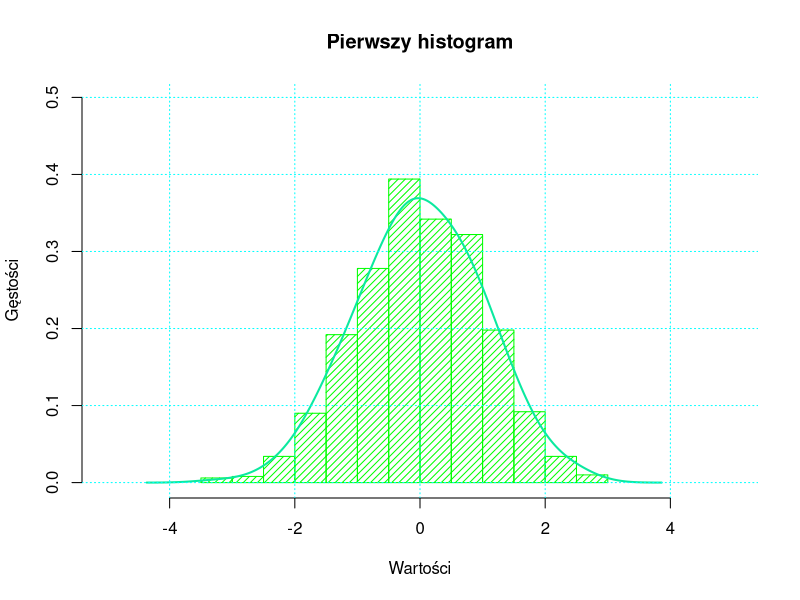
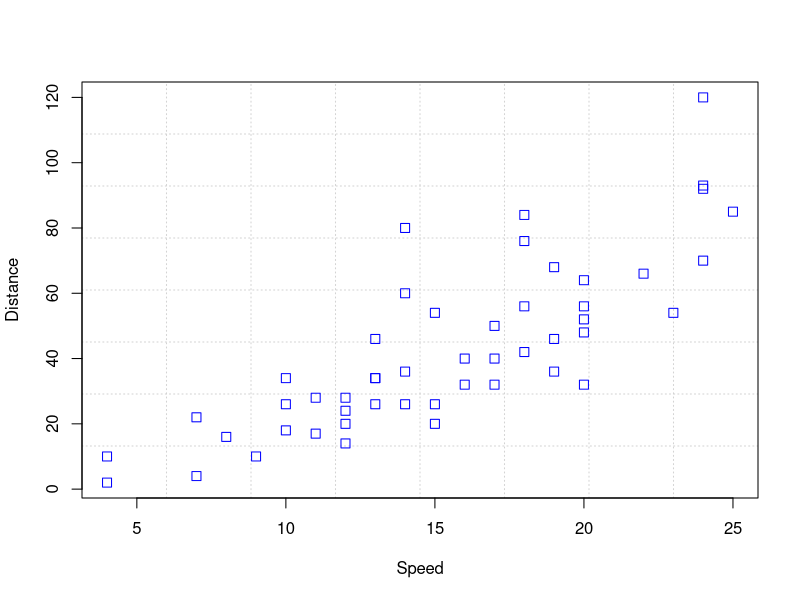
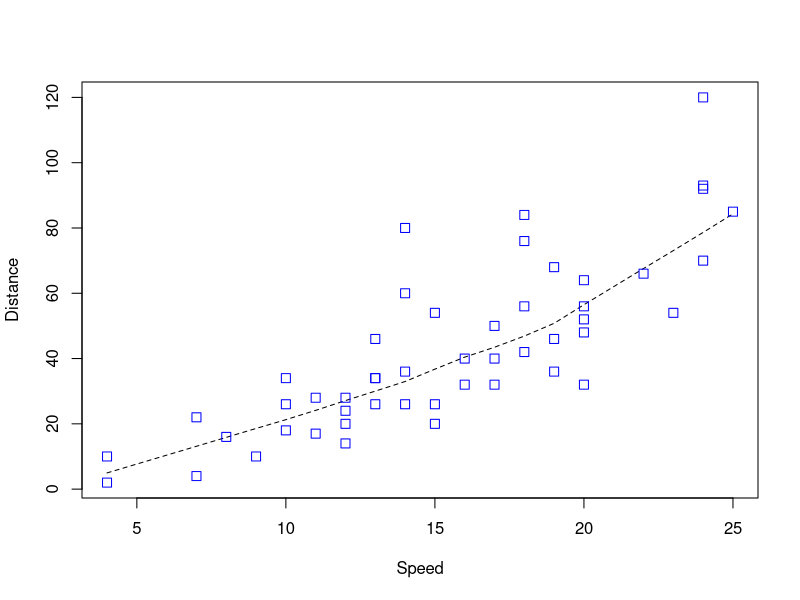
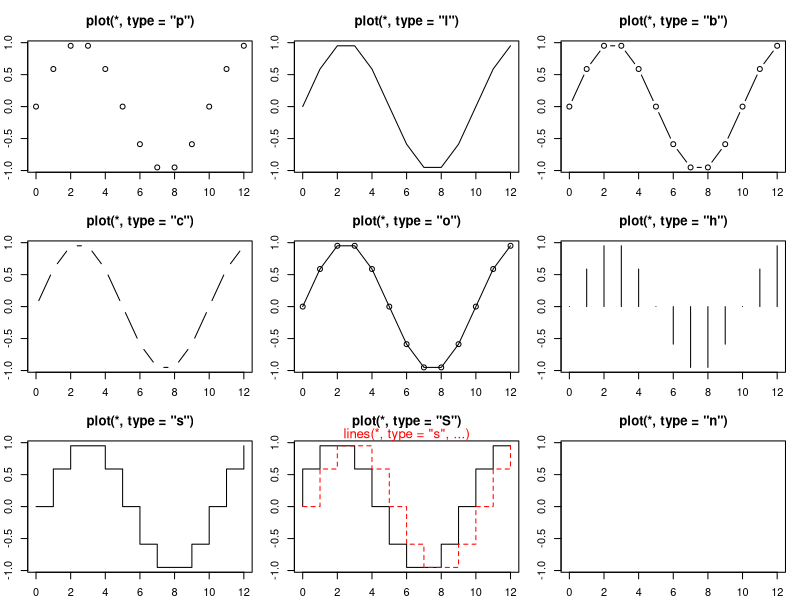
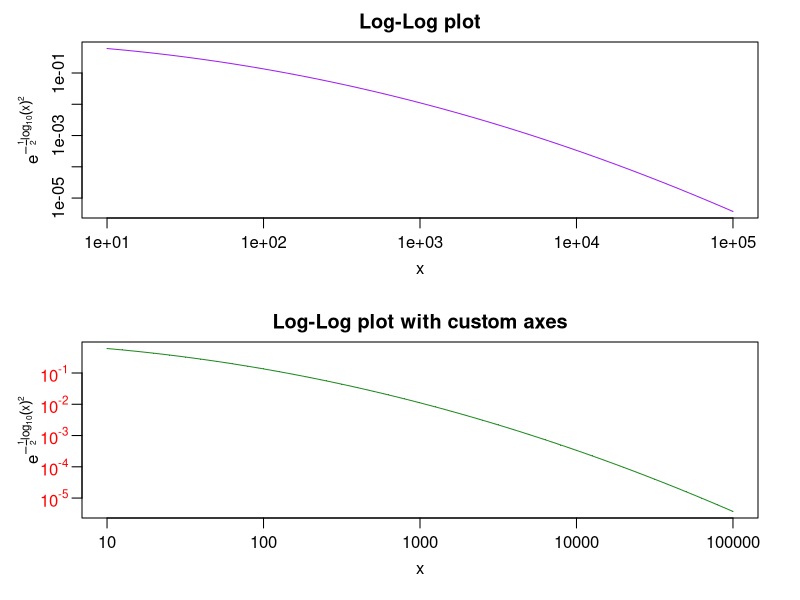

These figures' R source, in order:
## wstęp - podstawy

print(
  'Hello world!!!'
)

for (i in 1:10){
  cat("Hello world!!!\n")
}
rm(i)

x <- rnorm(10^3)

hist (
  x,
  probability = T,
  main = 'Pierwszy histogram',
  xlab = 'Wartości',
  ylab = 'Gęstości',
  col = 'green',
  density = 20,
  angle = 45,
  xlim = c(-5,5),
  ylim = c(0, 0.5)
)

lines(density(x, adjust = 1.5), col='#0be99f', lwd=2)

grid(col = 'cyan')

## pomoc

help()
help('plot')
help('plot', package='base')
?plot
?base:plot

example(plot)

apropos("test")

help.search("normality test")


## typy danych

typeof(T)
typeof(F)

typeof(2L)
typeof(2L+3L)

typeof(2)
typeof(3.14)

typeof(3+4i)

typeof(plot)
typeof(function(){})

typeof(globalenv())

typeof(quote(sin(pi/2)))

## wektory

x <- rnorm(10)
x[1]
x[length(x)]

c(4, 7, 2)
c(c(4,5), c(2,5,8))

x <- c(pierwsza = 4, druga = 6, ostatnia = 123)
x['pierwsza']
x[1]

y <- c("pierwsza pozycja" = 4, druga = 6, ostatnia = 123)
y

rm(x,y)

## wektory - generacja automatyczna

1:5
1.13:5
5:1
5.25:1
5:-5
-5:5

2*2:7
(2*2):7
2:2^3

seq(0, 1, 0.1)
seq(from = 0, to = 1, by=0.2)
seq(from = 0, to = 1, length.out = 13)
seq(0, 1, along.with = 1:5)

seq_along(5:1)
seq_len(length.out = 5)

rep(0, 10)
rep(1:4, 5)
rep(c('a','d','f'),5)

## wektory - operacje na nich

x <- 1:5
x
log(x)
exp(x)
length(x)

x <- rnorm(10)
mean(x)
range(x)
quantile(x, .25)
sd(x)
min(x)
max(x)

x <- -1:1
y <- 1:3
x+y
x%*%y
sqrt(x%*%y)

x <- c(1,0)
y <- c(2,3,4,5)

x+y

x <- c(1,0)
y <- c(2,3,4)
x+y

## wektory - typy

c(T, F)
c(4L, 6L)
c(4.13,6.78)
c(4-5i, 3+31i)
c('ala','ma','kota')

c(list(1), list(5))
c(sin, cos)

c(4, NA, 5)
c(4, NaN, 7)
sqrt(-1)
sqrt(-1+0i)
log(-1)
log(-1+0i)
c(4, Inf, 5)
1/0
log(0)
1/Inf
exp(-Inf)
sin(0)/0

c(T,F,5L)
c(T,F,5L, 3.14)
c(T,F,5L, 3.14, 5+3i)
c(T,F,5L, 3.14, 5+3i, 'hello')

## wektory - indeksowanie
x <- 5:1
x
x[1]
x[5]
x[length(x)]
x[length(x)-1]
x[c(1,3,5)]
x[c(5,3,1)]
x[1:3]
x[2:4]
x[0]
x[7]
x[-1]
x[-2]
x[-(2:4)]
x[-length(x)]

x[1] <- 123
x
x[2:4] <- 0
x
x[1:4] <- 1:2
x
x[1:4] <- 1:3
x

x <- -1:1
x
x[c(T,F,T)]

y <- 1:10
y
y[c(T,F)]

y <- round(rnorm(50), 2)
y

y[y>0]
y[!(y>0)]
y[y>0 & y<1]
y[(y>0) & (y<1)]
y[(y < -1)|(y > 1)]
y[abs(mean(y) - y) < .5]
